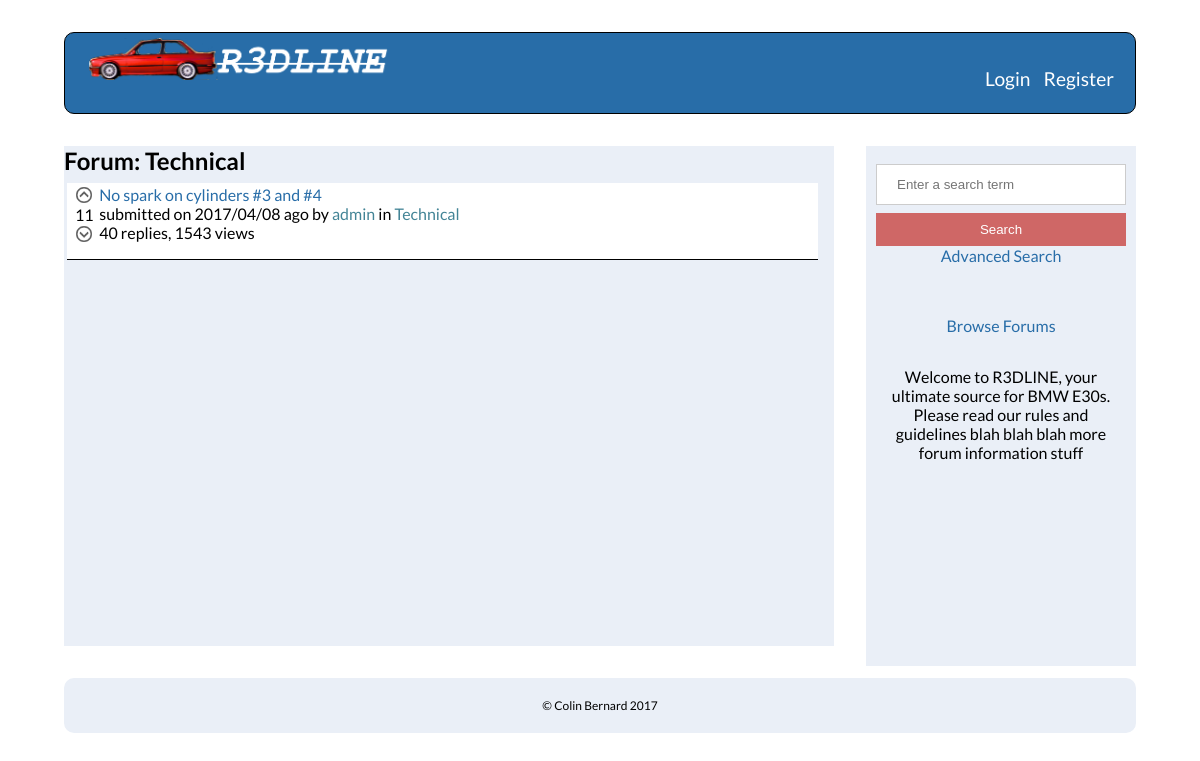
The app's page /home.php?forum=1 with its own data.
### tables this page shows
CREATE TABLE IF NOT EXISTS `forums` (
  `forum_id` int(11) NOT NULL AUTO_INCREMENT,
  `forum_name` varchar(50) NOT NULL,
  PRIMARY KEY (`forum_id`)
);

CREATE TABLE IF NOT EXISTS `threads` (
  `thread_id` int(11) NOT NULL AUTO_INCREMENT,
  `poster_id` int(11) NOT NULL,
  `title` varchar(100) NOT NULL,
  `content` varchar(3000) DEFAULT NULL,
  `posted_time` varchar(20) DEFAULT NULL,
  `forum_id` int(11) NOT NULL,
  `points` int(11) NOT NULL,
  PRIMARY KEY (`thread_id`),
  KEY `poster_id` (`poster_id`)
);

CREATE TABLE IF NOT EXISTS `users` (
  `user_id` int(11) NOT NULL AUTO_INCREMENT,
  `username` varchar(25) NOT NULL,
  `email` varchar(250) NOT NULL,
  `password` varchar(32) NOT NULL,
  `profile_image_path` varchar(100) NOT NULL,
  `is_admin` tinyint(1) NOT NULL DEFAULT '0',
  `is_banned` tinyint(1) NOT NULL DEFAULT '0',
  `bio` varchar(100) NOT NULL,
  `location` varchar(100) NOT NULL,
  PRIMARY KEY (`user_id`)
);

### home.php (the view, shortened to what this page needs)
<?php
	require 'config.php';
	$loggedIn = false;
	if (isset($_GET['forum'])) {
		$current_forum_id = $_GET['forum'];
		if ($stmt = $mysqli->prepare("SELECT forum_name FROM forums WHERE forum_id=?")) {
			$stmt->bind_param("i", $current_forum_id);
			$stmt->execute();
			$stmt->bind_result($current_forum_name);
		}
	}
	if ($stmt = $mysqli->prepare("SELECT forum_id, forum_name FROM forums")) {
		$stmt->execute();
		$stmt->bind_result($forum_id, $forum_name);
	}
	if (isset($_GET['search'])) {
		$search_term = $_GET['search'];
		$threads = [];
		if (isset($current_forum_name)) {
			$sql = "SELECT thread_id, poster_id, title, content, username, posted_time, forum_name, forums.forum_id, points FROM threads, users, forums WHERE poster_id=user_id AND title LIKE ? AND threads.forum_id=? AND forums.forum_id=threads.forum_id ORDER BY thread_id DESC";
		} else {
			$sql = "SELECT thread_id, poster_id, title, content, username, posted_time, forum_name, forums.forum_id, points FROM threads, users, forums WHERE poster_id=user_id AND title LIKE ? AND forums.forum_id=threads.forum_id ORDER BY thread_id DESC";
		}
		if ($stmt = $mysqli->prepare($sql)) {
			$search_term = '%'.$search_term.'%';
			if (isset($current_forum_id)) {
				$stmt->bind_param("si", $search_term, $current_forum_id);
			} else {
				$stmt->bind_param("s", $search_term);
			}
			$stmt->execute();
			$stmt->bind_result($thread_id, $poster_id, $title, $content, $username, $posted_time, $forum_name, $forum_id, $points);
			while ($stmt->fetch()) {
				array_push($threads, [
					'thread_id' => $thread_id,
					'poster_id' => $poster_id,
					'title' => $title,
					'content' => $content,
					'username' => $username,
					'posted_time' => $posted_time,
					'forum_name' => $forum_name,
					'forum_id' => $forum_id,
					'points' => $points
				]);
			}
		}
	} else {
		if (isset($current_forum_name)) {
			$sql = "SELECT thread_id, poster_id, title, content, username, posted_time, forum_name, forums.forum_id, points FROM threads, users, forums WHERE poster_id=user_id AND threads.forum_id=? AND threads.forum_id=forums.forum_id ORDER BY thread_id DESC";
		} else {
			$sql = "SELECT thread_id, poster_id, title, content, username, posted_time, forum_name, forums.forum_id, points FROM threads, users, forums WHERE poster_id=user_id AND threads.forum_id=forums.forum_id ORDER BY thread_id DESC";
		}
		$threads = [];
		if ($stmt = $mysqli->prepare($sql)) {
			if (isset($current_forum_name)) {
				$stmt->bind_param("i", $current_forum_id);
			}
			$stmt->execute();
			$stmt->bind_result($thread_id, $poster_id, $title, $content, $username, $posted_time, $forum_name, $forum_id, $points);
			while ($stmt->fetch()) {
				array_push($threads, [
					'thread_id' => $thread_id,
					'poster_id' => $poster_id,
					'title' => $title,
					'content' => $content,
					'username' => $username,
					'posted_time' => $posted_time,
					'forum_name' => $forum_name,
					'forum_id' => $forum_id,
					'points' => $points
				]);
			}
		}
	}
?>
<!DOCTYPE html>
<html>
	<head lang="en">
   		<link rel="stylesheet" href="style/all.css" />
   		<link rel="stylesheet" href="style/simpleform.css" />
	</head>
	<body>
		<header>
			<a href="home.php" id="logo"><img src="images/logo.png" width="300" height="42" /></a>
			<ul>
				<?php if ($loggedIn): ?>
					<?php if ($is_admin == 1): ?>
						<li><a href="admin.php">Admin Controls</a></li>
					<?php endif ?>
					<li><a href="profile.php?id=<?=$user_id?>"><?=$_SESSION['username']?></a></li>
					<li><a href="logout.php">Logout</a></li>
				<?php else: ?>
					<li><a href="login.html">Login</a></li>
					<li><a href="register.html">Register</a></li>
				<?php endif ?>
			</ul>
		</header>
		<div id="main">
			<article id="right-sidebar">
				<div id="sidebar-search">
					<form action="home.php" method="get" id="search-form">
						<input type="text" placeholder="Enter a search term" name="search">
						<button type="submit" value="Search" form="search-form">Search</button>
					</form>
					<p><a href="">Advanced Search</a></p>
				</div>
				<br>
				<p><a href="javascript:toggleForums()" id="forum-toggle">Browse Forums</a></p>
				<br>
				<div id="forum-info">
					<p>Welcome to R3DLINE, your ultimate source for BMW E30s. Please read our rules and guidelines blah blah blah more forum information stuff</p>
				</div>
			</article>
			<article id="center">
				<?php if (isset($current_forum_name)): ?>
					<h2>Forum: <?=$current_forum_name?></h2>
				<?php else: ?>
					<h2>Forum: all</h2>
				<?php endif ?>
				<?php foreach ($threads as $thread): ?>
					<div class="post">
						<div class="post-score">
							<a href="home.php?upts=<?=$thread['thread_id']?>"><img src="images/arrow_up.png" width="20" height="20"></a>
							<p><?=$thread['points']?></p>
							<a href="home.php?dpts=<?=$thread['thread_id']?>"><img src="images/arrow_down.png" width="20" height="20"></a>
						</div>
						<p class="title"><a href="viewpost.php?id=<?=$thread['thread_id']?>"><?=$thread['title']?></a></p>
						<p class="post-info">submitted on <?=$thread['posted_time']?> ago by <a href="profile.php?id=<?=$thread['poster_id']?>"><?=$thread['username']?></a> in <a href="home.php?forum=<?=$thread['forum_id']?>"><?=$thread['forum_name']?></a></h2>
						<p class="post-stats">40 replies, 1543 views</p>
					</div>
				<?php endforeach ?>
			</article>
		</div>
		<footer>
			<p>© Colin Bernard 2017</p>
		</footer>
	</body>
</html>

### style/all.css (style rules this page uses)
h1, h2, h3, p, body, div { font-family: 'Lato', Tahoma, Helvetica, sans-serif; margin: 0; padding: 0; }
body { background-color: white; }
a { text-decoration: none; }
header { border-radius: 10px; background: #286DA8; margin: 2em 4em 2em 4em; height: 80px; padding-left: 1em; overflow: hidden; white-space: nowrap; border: 1px solid black; }
header #logo { display: block; margin: 0.3em 0.5em 0.5em 0.5em; }
header ul { float: right; list-style-type: none; display: inline; margin-top: -1.5em; margin-right: 1em; }
header ul li { display: inline; padding: 5px; font-size: 1.2em; }
header ul li a { color: white; }
article#right-sidebar { float: right; width: 250px; margin: 0em 4em 2em 2em; padding: 10px; height: 500px; text-align: center; background-color: #eaeff7; }
article#right-sidebar p { display: inline-block; padding: 0 5px 0 5px; background-color: #eaeff7; color: black; }
article#right-sidebar button { background-color: #cf6766; color: white; padding: 9px 15px; margin: 0; border: none; cursor: pointer; display: block; width: 100%; }
article#right-sidebar #sidebar-search { margin-bottom: 2em; background-color: #eaeff7; color: white; }
article#right-sidebar #forum-info { margin-top: 2em; background-color: #eaeff7; }
article#right-sidebar a { text-decoration: none; color: #286DA8; }
article#center { width: auto; overflow: hidden; margin: 2em 4em 2em 4em; min-height: 500px; background-color: #eaeff7; }
.post { overflow: auto; padding: 2px 2px 2px 2px; margin: 0.5em 1em 0.5em 0.2em; border-bottom: 1px solid black; background-color: white; }
.post .title { background-color: white; }
.post .title a { color: #286DA8; }
.post .post-info { background-color: white; }
.post .post-info a { color: #438496; }
.post .post-stats { background-color: white; }
.post-score { float: left; display: block; height: 4.5em; width: 30px; align-items: stretch; background-color: white; }
.post-score p { text-align: center; background-color: white; }
.post-score img { display: block; margin: 0 auto; }
footer { clear:left; background-color: #bec1c6; padding: 20px 2em 20px 2em; margin: 0 4em 0 4em; color: black; border-radius: 10px; background-color: #eaeff7; }
footer p { text-align: center; font-size: 12px; background-color: #eaeff7; color: black; }

### style/simpleform.css (style rules this page uses)
input[type=text], input[type=password] { width: 100%; padding: 12px 20px; margin: 8px 0; display: inline-block; border: 1px solid #ccc; box-sizing: border-box; }
button { background-color: #cf6766; color: white; padding: 14px 20px; margin: 8px 0; border: none; cursor: pointer; width: 100%; }
h2 { color: black; }

### records on screen
forums: forum_name "Technical"
threads: points "11", title "No spark on cylinders #3 and #4", posted_time "2017/04/08", users.username "admin", forum.forum_name "Technical"
